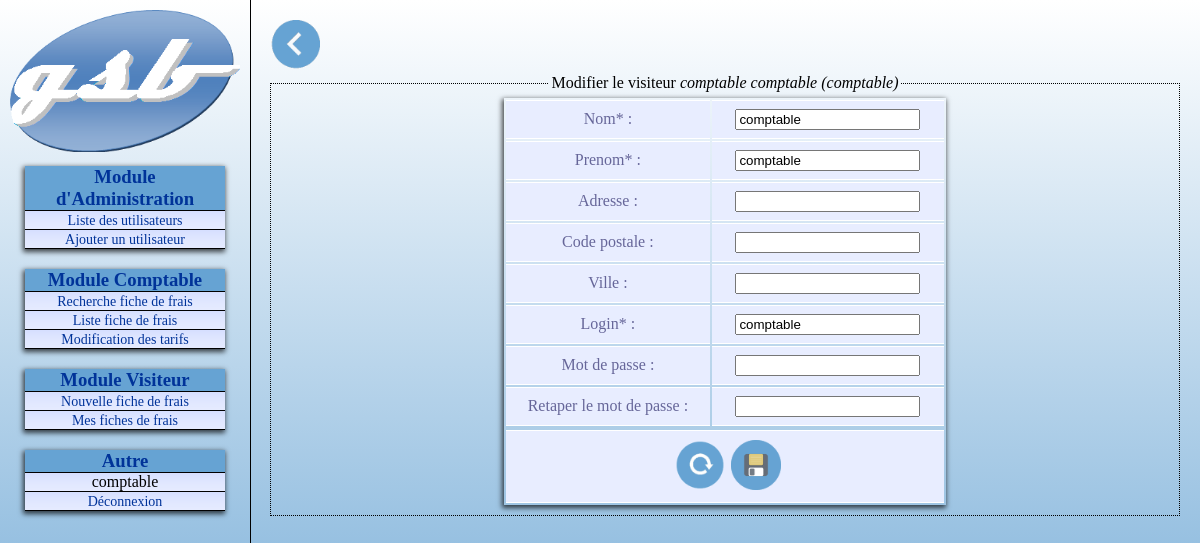
The app's page /admin-modifierVisiteurForm.php?id=1 (signed in) with its own data.
### tables this page shows
CREATE TABLE IF NOT EXISTS `Visiteur` (
  `id` int UNSIGNED NOT NULL AUTO_INCREMENT,
  `nom` varchar(60) NOT NULL,
  `prenom` varchar(60)  NOT NULL,
  `adresse` varchar(120) DEFAULT NULL,
  `cp` char(5) DEFAULT NULL,
  `ville` varchar(60) DEFAULT NULL,
  `dateEmbauche` date DEFAULT NULL,
  `login` char(60) NOT NULL,
  `pwd` char(32)  NOT NULL,

  PRIMARY KEY (`id`)
);

### include/database.lib.php (called while the page is built)
<?php
function secureVariable($var) {
	return addslashes($var);
}
function secureDataAAfficher($var) {
	return htmlentities(utf8_encode($var));
}
?>

### include/AccesDonnees.lib.php (called while the page is built, shortened)
<?php
$modeacces = "mysql";
function executeSQL($sql) {
	global $modeacces, $connexion;
	if ($modeacces=="mysql") {
		@$result = mysql_query($sql)
		or die ("Erreur SQL de <b>".$_SERVER["SCRIPT_NAME"]."</b>.<br />
			 Dans le fichier : ".__FILE__." a la ligne : ".__LINE__."<br />".
				mysql_error().
				"<br /><br />
				<b>REQUETE SQL : </b>$sql<br />");
				return $result;
	}
}
function tableSQL($sql) {
	global $modeacces, $connexion;
	$result = executeSQL($sql);
	$rows=array();
	if ($modeacces=="mysql") {
		while ($row = mysql_fetch_array($result, MYSQL_BOTH)) {
			array_push($rows,$row);
		}
	}
	return $rows;
}
?>

### admin-modifierVisiteurForm.php (the view, shortened to what this page needs)
<?php
require_once 'include/database.lib.php';
include 'layouts/head.inc.php';
$id = secureVariable($_GET['id']);
$sql = "SELECT * FROM Visiteur
		WHERE id='$id'";
$visiteur = tableSQL($sql)[0];
?>
<a href="admin-listeVisiteur.php" class="backButton"><img class="icone" src="images/icones/back.png" alt="Retour"/></a>
<form method="post" action="admin-modifierVisiteurAction.php">
	<fieldset>
		<legend>Modifier le visiteur <i><?php echo secureDataAAfficher($visiteur['nom'])." ".secureDataAAfficher($visiteur['prenom'])." (".secureDataAAfficher($visiteur['login']).")"; ?></i></legend>
		<table>
			<tr>
				<td><label for="nom">Nom* :</label></td>
				<td><input type="text" name="nom" value="<?php echo secureDataAAfficher($visiteur['nom']); ?>" required /></td>
			</tr>
			<tr>
				<td><label for="prenom">Prenom* :</label></td>
				<td><input type="text" name="prenom" value="<?php echo secureDataAAfficher($visiteur['prenom']); ?>" required /></td>
			</tr>
			<tr>
				<td><label for="adresse">Adresse :</label></td>
				<td><input type="text" name="adresse" value="<?php echo secureDataAAfficher($visiteur['adresse']); ?>" /></td>
			</tr>
			<tr>
				<td><label for="cp">Code postale :</label></td>
				<td><input type="text" name="cp" value="<?php echo secureDataAAfficher($visiteur['cp']); ?>" /></td>
			</tr>
			<tr>
				<td><label for="ville">Ville :</label></td>
				<td><input type="text" name="ville" value="<?php echo secureDataAAfficher($visiteur['ville']); ?>" /></td>
			</tr>
			<tr>
				<td><label for="login">Login* :</label></td>
				<td><input type="text" name="login" value="<?php echo secureDataAAfficher($visiteur['login']); ?>" required /></td>
			</tr>
			<tr>
				<td><label for="pwd">Mot de passe :</label></td>
				<td><input type="password" name="pwd" /></td>
			</tr>
			<tr>
				<td><label for="repwd">Retaper le mot de passe :</label></td>
				<td><input type="password" name="repwd" /></td>
			</tr>
			<tr>
				<tr>
				<td colspan="2"><button class="icone" title="R&#233;initialiser" type="reset"><img src="images/icones/reset.png" alt="R&#233;initialiser"></button><input class="icone" type="image" src="images/icones/save.png" title="Modifier l'utilisateur" alt="Modifier l'utilisateur" /></td>
			</tr>
			</tr>
		</table>
	</fieldset>
</form>
<?php
include 'layouts/footer.inc.php';
?>

### styles/default.css (style rules this page uses)
* { margin: 0; }
body, html { height: 100%; background: #e0e0e0; background-image:linear-gradient(white, #66A3D3); background-attachment: fixed; background-repeat: no-repeat; }
fieldset { border: 1px dotted black; }
div.wrap div.content table { margin: auto; box-shadow: -1px 2px 5px 1px rgba(0, 0, 0, 0.7); min-width: 50%; text-align: center; }
div.wrap div.content table td { padding: 8px; border-bottom: 1px solid #fff; color: #669; border-top: 1px solid #fff; background: #e8edff url('http://1.bp.blogspot.com/_xDpoN6UfFFY/S-J2f5yBC3I/AAAAAAAACbY/zWXYXsR-w5E/s1600/gradback.png') repeat-x; }
div.wrap div.content input.icone { height: 50px; width: auto; }
div.wrap div.content button.icone { border: none; background: none; cursor: pointer; }
div.wrap div.content button.icone img { height: 50px; width: auto; }
div.wrap div.content img.icone { height: 50px; width: auto; }
div.wrap div.content a.backButton { text-align: left; display: block; outline: 0; width: 50px; }

### records on screen
visiteur: nom "comptable", prenom "comptable", login "comptable"

### other values on screen
$_SESSION['login'] "comptable"
